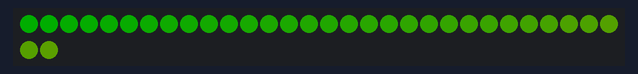
This program was run on a simulated Raspberry Pi (BCM pin numbers). On the bench: 32 RGB LEDs in strip order, left to right, continuing on the next row. Dim RGB values are drawn brighter than linear.

Above: at 0.15 s.
At 5.0 s:
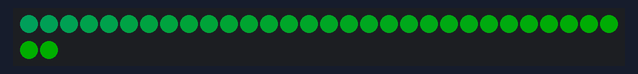
At 9.84 s:
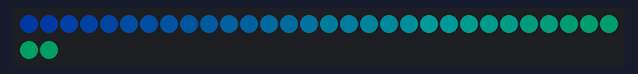
At 19.84 s:
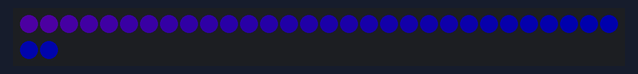
At 29.83 s:
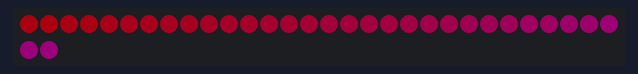
At 39.83 s:
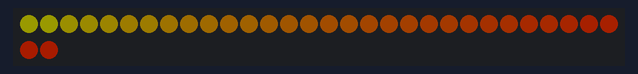

The program:

test.py
```python
import time
from rpi_ws281x import PixelStrip, Color

# LED灯带配置
LED_COUNT = 32         # LED 灯珠数量
LED_PIN = 18           # 连接到树莓派的GPIO引脚
LED_FREQ_HZ = 800000   # LED频率（通常是800kHz）
LED_DMA = 10           # DMA通道
LED_BRIGHTNESS = 50    # 亮度（0-255之间）
LED_INVERT = False     # 反转信号（True时，信号反转）

# 创建PixelStrip对象
strip = PixelStrip(LED_COUNT, LED_PIN, LED_FREQ_HZ, LED_DMA, LED_INVERT, LED_BRIGHTNESS)

# 初始化LED灯带
strip.begin()

# 定义彩虹颜色序列
def wheel(pos):
    if pos < 85:
        return Color(pos * 3, 255 - pos * 3, 0)
    elif pos < 170:
        pos -= 85
        return Color(255 - pos * 3, 0, pos * 3)
    else:
        pos -= 170
        return Color(0, pos * 3, 255 - pos * 3)

try:
    while True:
        # 循环显示彩虹流动效果
        for j in range(256):
            for i in range(strip.numPixels()):
                strip.setPixelColor(i, wheel((i + j) & 255))
            strip.show()
            time.sleep(0.02)

except KeyboardInterrupt:
    # Ctrl+C退出时关闭LED灯带
    for i in range(strip.numPixels()):
        strip.setPixelColor(i, Color(0, 0, 0))
    strip.show()
```
